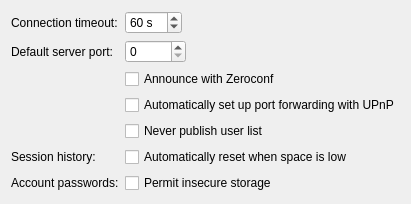
          <widget class="QWidget" name="stackedWidgetPage3">
           <layout class="QFormLayout" name="formLayout">
            <property name="fieldGrowthPolicy">
             <enum>QFormLayout::FieldsStayAtSizeHint</enum>
            </property>
            <item row="0" column="0">
             <widget class="QLabel" name="label_6">
              <property name="text">
               <string>Connection timeout:</string>
              </property>
             </widget>
            </item>
            <item row="0" column="1">
             <widget class="QSpinBox" name="connTimeout">
              <property name="suffix">
               <string> s</string>
              </property>
              <property name="minimum">
               <number>15</number>
              </property>
              <property name="maximum">
               <number>600</number>
              </property>
              <property name="value">
               <number>60</number>
              </property>
             </widget>
            </item>
            <item row="1" column="0">
             <widget class="QLabel" name="label">
              <property name="text">
               <string>Default server port:</string>
              </property>
             </widget>
            </item>
            <item row="1" column="1">
             <widget class="QSpinBox" name="serverport">
              <property name="maximum">
               <number>65536</number>
              </property>
             </widget>
            </item>
            <item row="2" column="1">
             <widget class="QCheckBox" name="dnssd">
              <property name="text">
               <string>Announce with Zeroconf</string>
              </property>
             </widget>
            </item>
            <item row="3" column="1">
             <widget class="QCheckBox" name="useupnp">
              <property name="text">
               <string>Automatically set up port forwarding with UPnP</string>
              </property>
             </widget>
            </item>
            <item row="4" column="1">
             <widget class="QCheckBox" name="privateUserList">
              <property name="text">
               <string>Never publish user list</string>
              </property>
             </widget>
            </item>
            <item row="5" column="0">
             <widget class="QLabel" name="label_5">
              <property name="text">
               <string>Session history:</string>
              </property>
             </widget>
            </item>
            <item row="5" column="1">
             <widget class="QCheckBox" name="lowspaceAutoreset">
              <property name="text">
               <string>Automatically reset when space is low</string>
              </property>
             </widget>
            </item>
            <item row="6" column="0">
             <widget class="QLabel" name="label_29">
              <property name="text">
               <string>Account passwords:</string>
              </property>
             </widget>
            </item>
            <item row="6" column="1">
             <widget class="QCheckBox" name="insecurePasswordStorage">
              <property name="text">
               <string>Permit insecure storage</string>
              </property>
             </widget>
            </item>
           </layout>
          </widget>
